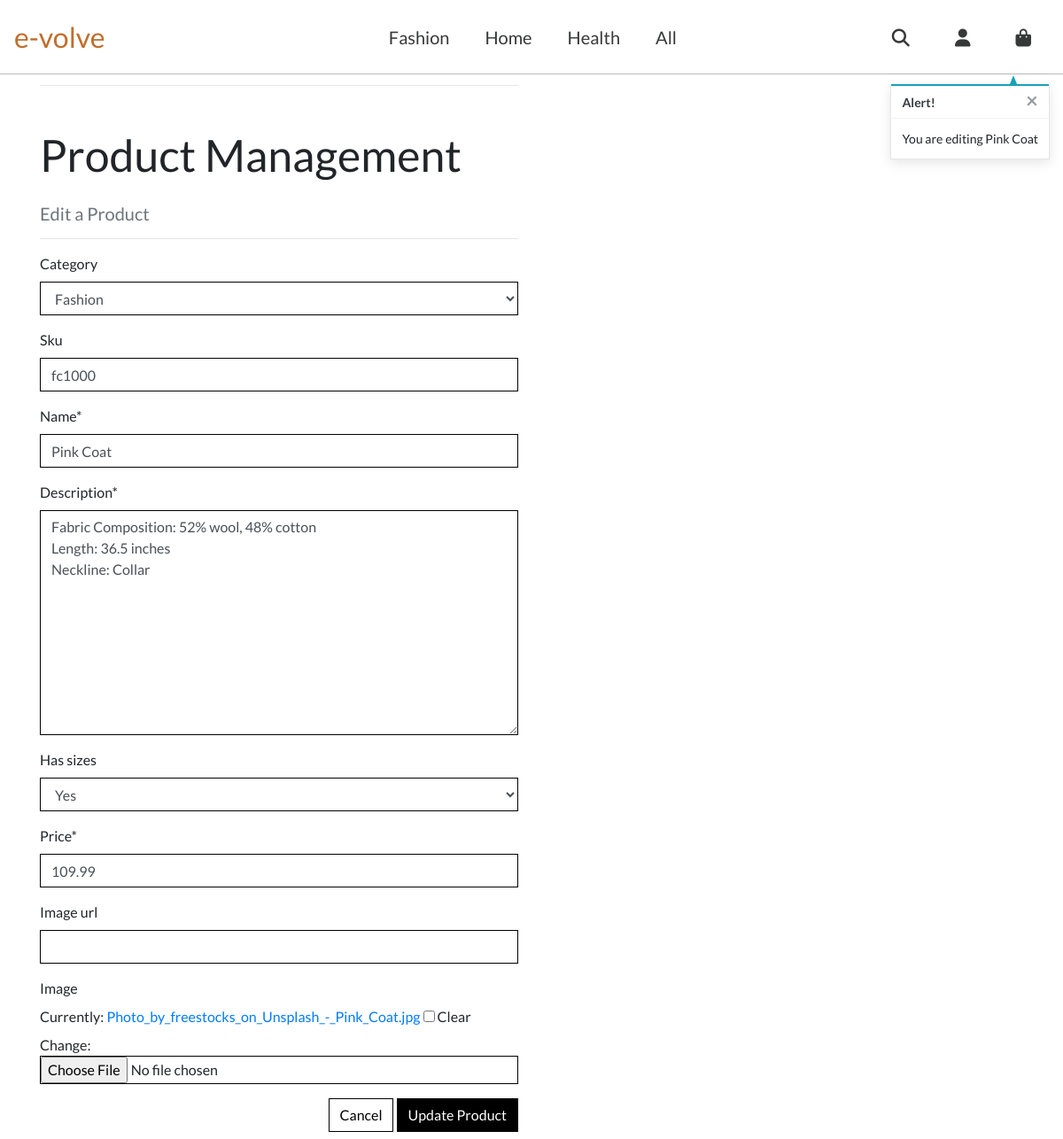
/products/edit/1/ (signed in), run on the app's committed database.
### products/models.py (models this page shows, shortened)
class Product(models.Model):
    category = models.ForeignKey('Category', null=True, blank=True,
                                 on_delete=models.SET_NULL)
    sku = models.CharField(max_length=254, null=True, blank=True)
    name = models.CharField(max_length=254)
    description = models.TextField()
    has_sizes = models.BooleanField(default=False, null=True, blank=True)
    price = models.DecimalField(max_digits=6, decimal_places=2)
    image_url = models.URLField(max_length=1024, null=True, blank=True)
    image = models.ImageField(null=True, blank=True)

### products/views.py (the view)
# urls.py: path('edit/<int:product_id>/', views.edit_product, name='edit_product'),
@login_required()
def edit_product(request, product_id):
    if not request.user.is_superuser:
        messages.error(request, 'Sorry, only store owners can do that.')
        return redirect(reverse('home'))
    product = get_object_or_404(Product, pk=product_id)
    if request.method == 'POST':
        form = ProductForm(request.POST, request.FILES, instance=product)
        if form.is_valid():
            form.save()
            messages.success(request, 'Successfully updated product!')
            return redirect(reverse('product_detail', args=[product.id]))
        else:
            messages.error(request, 'Failed to update product. Please ensure\
                 the form is valid.')
    else:
        form = ProductForm(instance=product)
        messages.info(request, f'You are editing {product.name}')
    template = 'products/edit_product.html'
    context = {
        'form': form,
        'product': product,
    }
    return render(request, template, context)

### products/forms.py
class ProductForm(forms.ModelForm):
    class Meta:
        model = Product
        fields = '__all__'
    def __init__(self, *args, **kwargs):
        super().__init__(*args, **kwargs)
        categories = Category.objects.all()
        friendly_names = [(c.id, c.get_friendly_name()) for c in categories]
        self.fields['category'].choices = friendly_names
        for field_name, field in self.fields.items():
            field.widget.attrs['class'] = 'border-black rounded-0'

### products/models.py (called while the page is built)
    def get_friendly_name(self):
        return self.friendly_name

### products/templates/products/edit_product.html (shortened to what this page needs)
{% extends "base.html" %}
{% load static %}
{% block content %}
    <div class="overlay"></div>
    <div class="container">
        <div class="row">
            <div class="mt-5 col-12 col-md-6">
                <hr class="mt-5 mb-5">
                <h2 class="logo-font mb-4">Product Management</h2>
                <h5 class="text-muted">Edit a Product</h5>
                <hr>
            </div>
        </div>
        <div class="row">
            <div class="col-12 col-md-6">
                <form method="POST" action="{% url 'edit_product' product.id %}" class="form mb-2" enctype="multipart/form-data">
                    {{ form | crispy }}
                    <div class="text-right">
                        <a class="btn btn-outline-black rounded-0" href="{% url 'products' %}">Cancel</a>
                        <button class="btn btn-black rounded-0" type="submit">Update Product</button>
                    </div>
                </form>
            </div>
        </div>
    </div>
{% endblock %}

### static/css/base.css (style rules this page uses)
* { padding: 0; border: 0; margin: 0; border-color: #33373a; }
html { height: 100%; }
body, html { height: 100%; }
body { font-family: Lato; }
.btn-black { background: black; color: white; }
.btn-outline-black { background: white; color: black !important; border: 1px solid black; }
.border-black { border: 1px solid black !important; }
.overlay { height: 100%; width: 100%; top: 60px; left: 0; position: fixed; background: white; z-index: -1; }
@media screen and (min-width : 700px) { .carousel-caption h1, h2, h3 { font-size: 56px; } }
@media screen and (min-width : 992px) { .carousel-caption h1, h2, h3 { font-size: 50px; } }

### data on the page
Product: category "Fashion", sku "fc1000", name "Pink Coat", description "Fabric Composition: 52% wool, 48% cotton Length: 36.5 inches Neckline: Collar", has_sizes "Yes", price "109.99"

### other printed values
{{ message }} "You are editing Pink Coat"
